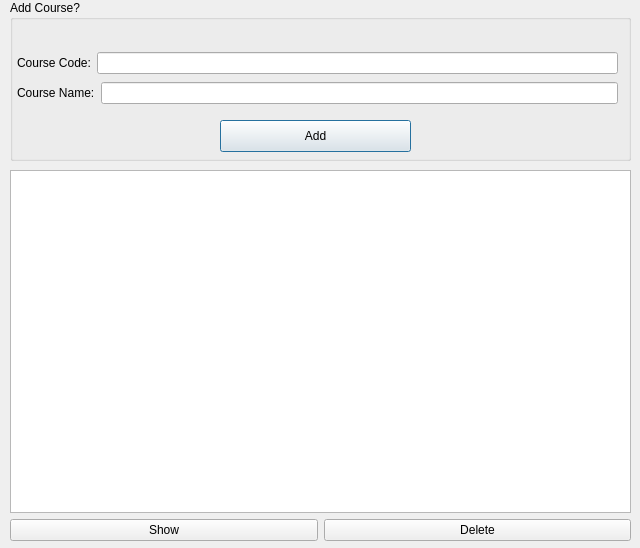
<?xml version="1.0" encoding="UTF-8"?>
<ui version="4.0">
 <class>Course</class>
 <widget class="QDialog" name="Course">
  <property name="geometry">
   <rect>
    <x>0</x>
    <y>0</y>
    <width>640</width>
    <height>548</height>
   </rect>
  </property>
  <property name="windowTitle">
   <string>Dialog</string>
  </property>
  <widget class="QGroupBox" name="groupBox">
   <property name="geometry">
    <rect>
     <x>10</x>
     <y>0</y>
     <width>621</width>
     <height>161</height>
    </rect>
   </property>
   <property name="title">
    <string>Add Course?</string>
   </property>
   <widget class="QPushButton" name="addC">
    <property name="geometry">
     <rect>
      <x>210</x>
      <y>120</y>
      <width>191</width>
      <height>32</height>
     </rect>
    </property>
    <property name="text">
     <string>Add</string>
    </property>
   </widget>
   <widget class="QWidget" name="layoutWidget">
    <property name="geometry">
     <rect>
      <x>7</x>
      <y>50</y>
      <width>601</width>
      <height>58</height>
     </rect>
    </property>
    <layout class="QVBoxLayout" name="verticalLayout">
     <item>
      <layout class="QHBoxLayout" name="horizontalLayout_2">
       <item>
        <widget class="QLabel" name="label">
         <property name="text">
          <string>Course Code:</string>
         </property>
        </widget>
       </item>
       <item>
        <widget class="QLineEdit" name="courseC"/>
       </item>
      </layout>
     </item>
     <item>
      <layout class="QHBoxLayout" name="horizontalLayout">
       <item>
        <widget class="QLabel" name="label_2">
         <property name="text">
          <string>Course Name:</string>
         </property>
        </widget>
       </item>
       <item>
        <widget class="QLineEdit" name="courseN"/>
       </item>
      </layout>
     </item>
    </layout>
   </widget>
  </widget>
  <widget class="QWidget" name="layoutWidget">
   <property name="geometry">
    <rect>
     <x>10</x>
     <y>170</y>
     <width>621</width>
     <height>371</height>
    </rect>
   </property>
   <layout class="QVBoxLayout" name="verticalLayout_2">
    <item>
     <widget class="QTableView" name="courseT"/>
    </item>
    <item>
     <layout class="QHBoxLayout" name="horizontalLayout_3">
      <item>
       <widget class="QPushButton" name="showC">
        <property name="text">
         <string>Show</string>
        </property>
       </widget>
      </item>
      <item>
       <widget class="QPushButton" name="deleteC">
        <property name="text">
         <string>Delete</string>
        </property>
       </widget>
      </item>
     </layout>
    </item>
   </layout>
  </widget>
 </widget>
 <resources/>
 <connections/>
</ui>
